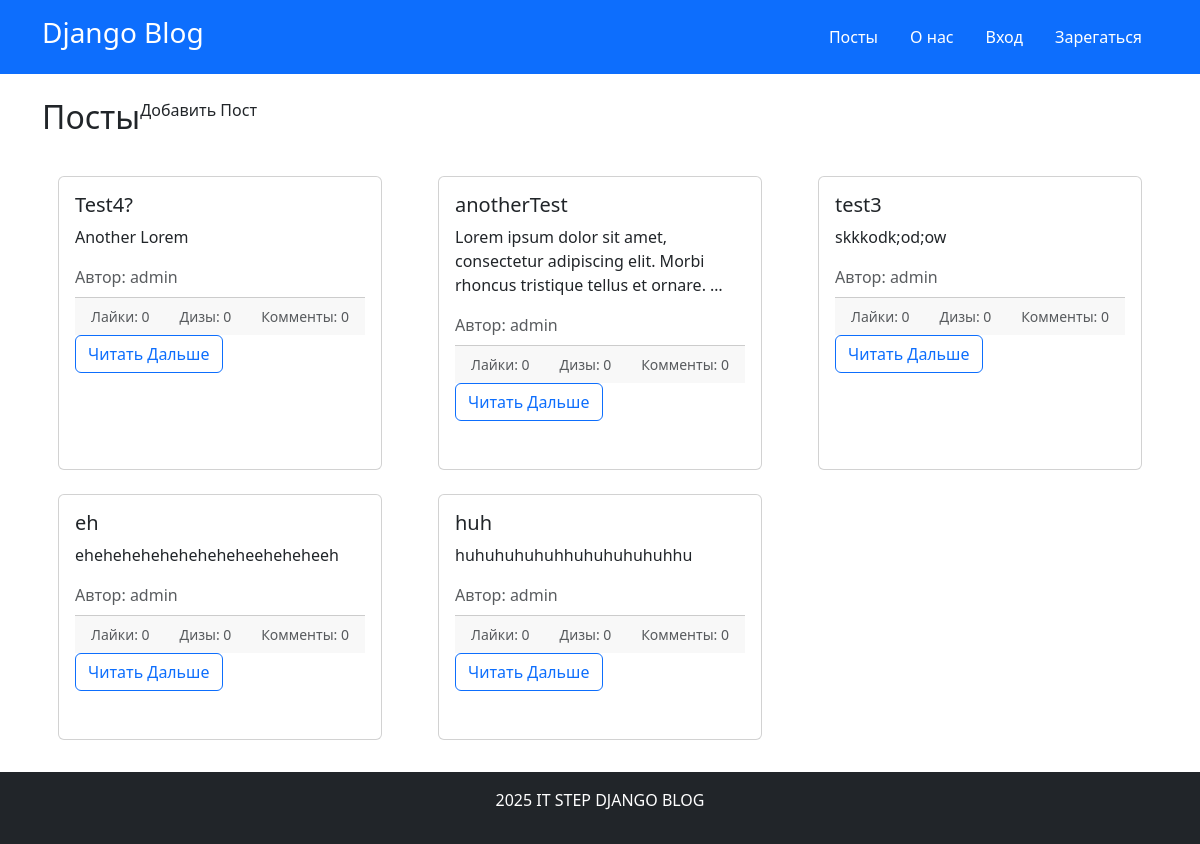
/, run on an earlier commit of the app's database.
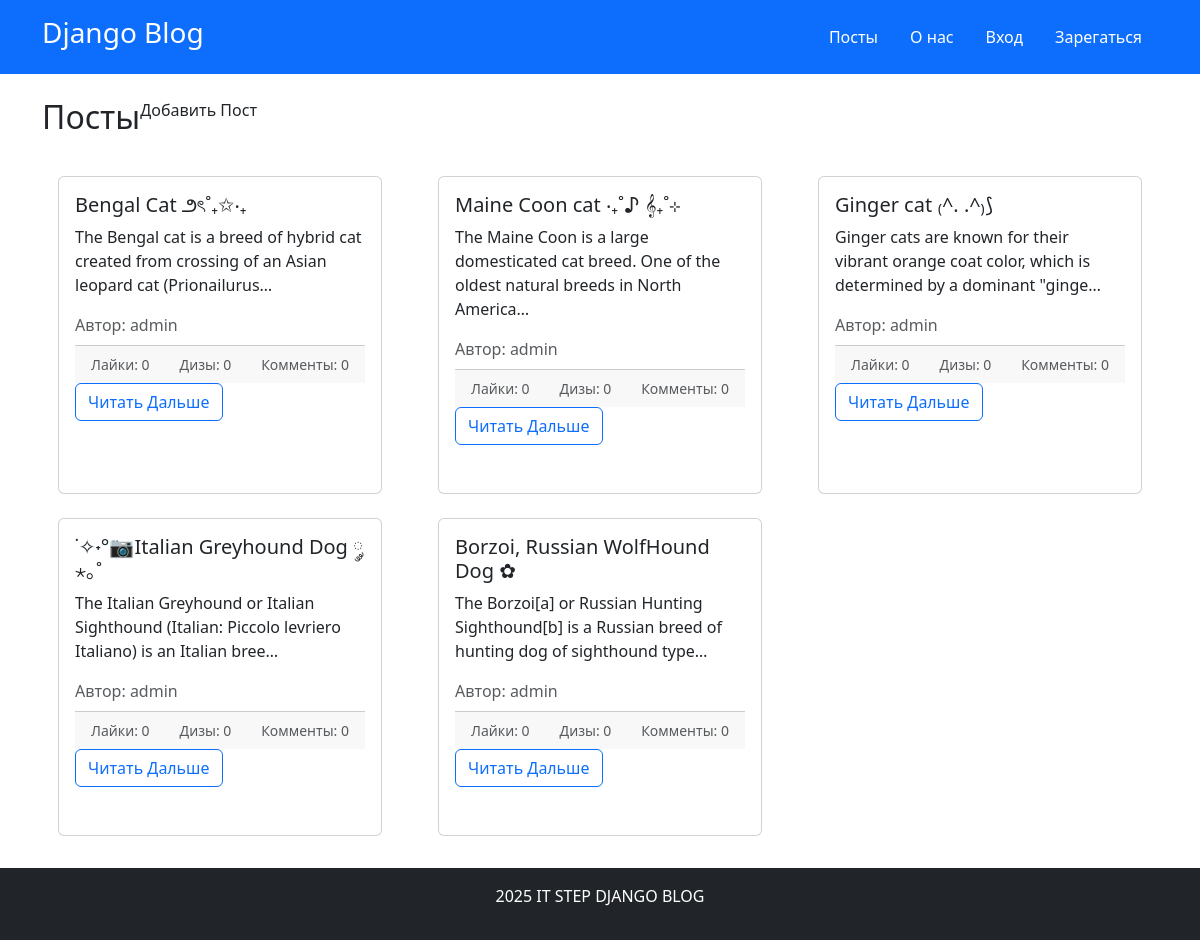
And on a later commit of the database.
### app/models.py (models this page shows, shortened)
class Post(models.Model):
    title = models.CharField(max_length=256, verbose_name="Название Поста")
    content = models.CharField(max_length=3000, verbose_name="Контент Поста")
    created_at = models.DateTimeField(auto_now_add=True, verbose_name="Дата Создания")
    author = models.ForeignKey(User, on_delete=models.CASCADE, verbose_name="Автор")
    def get_likes_count(self):
        return self.likes.count()   #likes взяли от related name
    def get_dislikes_count(self):
        return self.dislikes.count()
    def get_comments_count(self):
        return self.comments.count()
    def get_first_media(self):
        return self.media.order_by("created_at").first()
    class Meta:
        verbose_name_plural = "Посты"

### app/views.py (the view)
# urls.py: path("", IndexView.as_view(), name="index"), # Главная страица
class IndexView(ListView):
    model = Post
    template_name = "app/post_list.html"
    context_object_name = "posts"
    ordering = ["-created_at"] # по убыванию
    paginate_by = 30

### app/templates/app/post_list.html
{% extends 'base.html' %}
{% block main %}
<div class="container mt-4">
    <div class="d-flex justify-contrnt-between align-items mb-3">
        <h2>
            Посты
        </h2>
        <a href="{% url 'post-create' %}" class="btn btn-success nav-link">
            Добавить Пост
        </a>
    </div>
    <div class="row">
        {% for post in posts %}
        <div class="col-md-4 mb-4">
            {% include 'components/post_card.html' %}
        </div>
        {% empty %}
        <p>Постов пока что нет</p>
        {% endfor %}
    </div>
</div>
{% endblock main %}

### app/templates/base.html (shortened to what this page needs)
<!DOCTYPE html>
<html lang="ru">
<head>
    <link href="https://cdn.jsdelivr.net/npm/bootstrap@5.3.6/dist/css/bootstrap.min.css" rel="stylesheet">
</head>
<body>
<header class="bg-primary text-white py-3">
    <div class="container d-flex justify-content-between align-items-center">
        <h1 class="h3">
            <a href="{% url 'index' %}" class="nav-link">Django Blog</a>
        </h1>
        <nav>
            <form action="{% url 'logout' %}" method="post">
                <ul class="nav">
                    <li class="nav-item">
                        <a href="{% url 'post-list' %}" class="nav-link text-white">Посты</a>
                    </li>
                    <li class="nav-item">
                        <a href="#" class="nav-link text-white">О нас</a>
                    </li>
                    {% if user.is_authenticated %}
                    <li class="nav-item">
                        <a href="{% url 'profile' %}" class="nav-link text-white">Профиль</a>
                    </li>
                    <li class="nav-item">
                        <button type="submit" class="nav-link text-white">Выход</button>
                    </li>
                    {% else %}
                    <li class="nav-item">
                        <a href="{% url 'login' %}" class="nav-link text-white">Вход</a>
                    </li>
                    <li class="nav-item">
                        <a href="{% url 'register' %}" class="nav-link text-white">Зарегаться</a>
                    </li>
                    {% endif %}
                </ul>
            </form>
        </nav>
    </div>
</header>
<main>
    {% block main %}
    {% endblock main %}
</main>
<footer class="bg-dark text-white text-center py-3 mt-4">
    <p class="mb-8">
        2025 IT STEP DJANGO BLOG
    </p>
</footer>
</body>
</html>

### app/templates/components/post_card.html (shortened to what this page needs)
<div class="card mb-3 h-100 m-3">
    <div class="card-body">
        <h5 class="card-title">
            {{ post.title }}
        </h5>
        <p class="card-text">
            {{ post.content|truncatechars:100 }}
        </p>
        <p class="text-muted mb-2">
            Автор: {{ post.author.username }}
        </p>
        <div class="card-footer d-flex justify-content-between text-muted">
            <small>
                Лайки: {{ post.get_likes_count }}
            </small>
            <small>
                Дизы: {{ post.get_dislikes_count }}
            </small>
            <small>
                Комменты: {{ post.get_comments_count }}
            </small>
        </div>
        <a href="{% url 'post-detail' post.pk %}" class="btn btn-outline-primary">Читать Дальше</a>
    </div>
</div>

What changed in the data, as far as the page shows it:
changed Post: title "Test4?" → "Bengal Cat ౨ৎ˚₊✩‧₊"; content "Another Lorem" → "The Bengal cat is a breed of hybrid cat created from crossing of an Asian leopard cat (Prionailurus…"
changed Post: title "anotherTest" → "Maine Coon cat ‧₊˚♪ 𝄞₊˚⊹"; content "Lorem ipsum dolor sit amet, consectetur adipiscing elit. Morbi rhoncus tristique tellus et ornare. …" → "The Maine Coon is a large domesticated cat breed. One of the oldest natural breeds in North America…"
changed Post: title "test3" → "Ginger cat ₍^. .^₎⟆"; content "skkkodk;od;ow" → "Ginger cats are known for their vibrant orange coat color, which is determined by a dominant \"ginge…"
changed Post: title "eh" → "˙✧˖°📷Italian Greyhound Dog ༘ ⋆｡˚"; content "eheheheheheheheheheeheheheeh" → "The Italian Greyhound or Italian Sighthound (Italian: Piccolo levriero Italiano) is an Italian bree…"
changed Post: title "huh" → "Borzoi, Russian WolfHound Dog ✿"; content "huhuhuhuhuhhuhuhuhuhuhhu" → "The Borzoi[a] or Russian Hunting Sighthound[b] is a Russian breed of hunting dog of sighthound type…"
